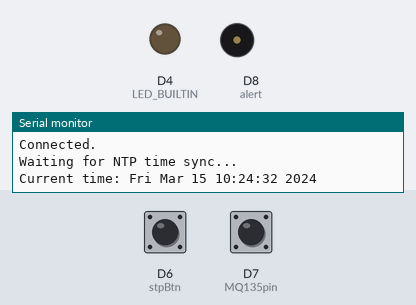
The sketch below on a simulated ESP8266 (NodeMCU). Shown: output pins drawn as LEDs (lit = HIGH, except the on-board LED, lit = LOW), buzzer (waves = sounding), the last lines printed to the serial monitor. The inputs (shaded band) are chosen by the test bench; at power-on: D7 (MQ135pin) HIGH, D6 (stpBtn) HIGH. WiFi joins after 1.5 s; servers stay silent unless stated; the local clock reads 2024-03-15 10:24:30 at power-on unless the sketch sets it; web services answer with replies made up by the test bench.

Above: at 3.9 s.
4.0 s: D7 (MQ135pin) pulled LOW for 0.15 s
At 4.5 s:
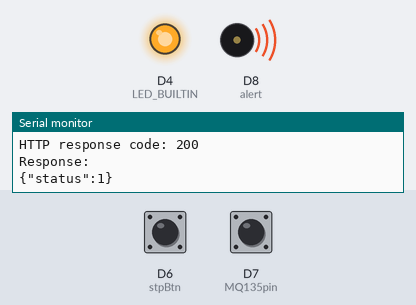
5.7 s: D6 (stpBtn) pulled LOW for 1 s
At 7.2 s:
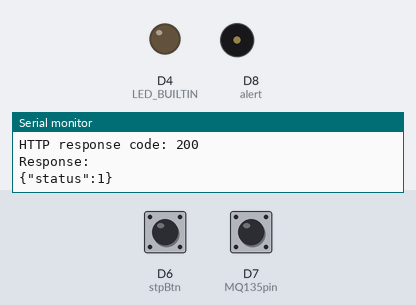
8.2 s: D7 (MQ135pin) pulled LOW for 1 s
At 8.3 s:
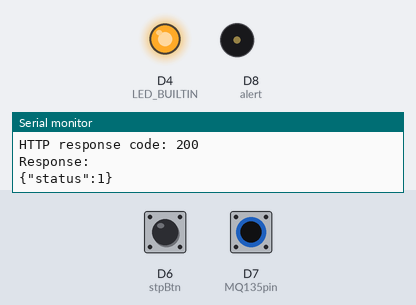
Timing chart, 0 to 16.7 s (numbered marks = the images above; inputs shaded):
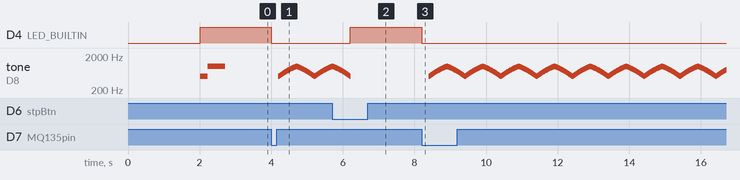

The sketch:

s34_Push_Notif_if_high_alcohol_conc_using_MQ135_and_Pushover.ino
```cpp
#include <ESP8266WiFi.h>
#include <ESP8266HTTPClient.h>
#include <WiFiClientSecure.h>
#include <ArduinoJson.h>

const char *ssid = "your SSID";
const char *password = "your PASS";

const char *apiToken = "your API token";
const char *userToken = "your user token";

// Pushover API endpoint
const char *pushoverApiEndpoint = "https://api.pushover.net/1/messages.json";

// Pushover root certificate (valid from 11/10/2006 to 15/01/2038)
const char *PUSHOVER_ROOT_CA =
    "-----BEGIN CERTIFICATE-----\n"
    "MIIDjjCCAnagAwIBAgIQAzrx5qcRqaC7KGSxHQn65TANBgkqhkiG9w0BAQsFADBh\n"
    "MQswCQYDVQQGEwJVUzEVMBMGA1UEChMMRGlnaUNlcnQgSW5jMRkwFwYDVQQLExB3\n"
    "d3cuZGlnaWNlcnQuY29tMSAwHgYDVQQDExdEaWdpQ2VydCBHbG9iYWwgUm9vdCBH\n"
    "MjAeFw0xMzA4MDExMjAwMDBaFw0zODAxMTUxMjAwMDBaMGExCzAJBgNVBAYTAlVT\n"
    "MRUwEwYDVQQKEwxEaWdpQ2VydCBJbmMxGTAXBgNVBAsTEHd3dy5kaWdpY2VydC5j\n"
    "b20xIDAeBgNVBAMTF0RpZ2lDZXJ0IEdsb2JhbCBSb290IEcyMIIBIjANBgkqhkiG\n"
    "9w0BAQEFAAOCAQ8AMIIBCgKCAQEAuzfNNNx7a8myaJCtSnX/RrohCgiN9RlUyfuI\n"
    "2/Ou8jqJkTx65qsGGmvPrC3oXgkkRLpimn7Wo6h+4FR1IAWsULecYxpsMNzaHxmx\n"
    "1x7e/dfgy5SDN67sH0NO3Xss0r0upS/kqbitOtSZpLYl6ZtrAGCSYP9PIUkY92eQ\n"
    "q2EGnI/yuum06ZIya7XzV+hdG82MHauVBJVJ8zUtluNJbd134/tJS7SsVQepj5Wz\n"
    "tCO7TG1F8PapspUwtP1MVYwnSlcUfIKdzXOS0xZKBgyMUNGPHgm+F6HmIcr9g+UQ\n"
    "vIOlCsRnKPZzFBQ9RnbDhxSJITRNrw9FDKZJobq7nMWxM4MphQIDAQABo0IwQDAP\n"
    "BgNVHRMBAf8EBTADAQH/MA4GA1UdDwEB/wQEAwIBhjAdBgNVHQ4EFgQUTiJUIBiV\n"
    "5uNu5g/6+rkS7QYXjzkwDQYJKoZIhvcNAQELBQADggEBAGBnKJRvDkhj6zHd6mcY\n"
    "1Yl9PMWLSn/pvtsrF9+wX3N3KjITOYFnQoQj8kVnNeyIv/iPsGEMNKSuIEyExtv4\n"
    "NeF22d+mQrvHRAiGfzZ0JFrabA0UWTW98kndth/Jsw1HKj2ZL7tcu7XUIOGZX1NG\n"
    "Fdtom/DzMNU+MeKNhJ7jitralj41E6Vf8PlwUHBHQRFXGU7Aj64GxJUTFy8bJZ91\n"
    "8rGOmaFvE7FBcf6IKshPECBV1/MUReXgRPTqh5Uykw7+U0b6LJ3/iyK5S9kJRaTe\n"
    "pLiaWN0bfVKfjllDiIGknibVb63dDcY3fe0Dkhvld1927jyNxF1WW6LZZm6zNTfl\n"
    "MrY=\n"
    "-----END CERTIFICATE-----\n";

// Create a list of certificates with the server certificate
X509List cert(PUSHOVER_ROOT_CA);

const int MQ135pin = D7;
const int alert = D8;
const int stpBtn = D6;
int wait = 3;

struct tm *timeinfo;

void setup()
{
  Serial.begin(9600);
  pinMode(MQ135pin, INPUT_PULLUP);
  pinMode(LED_BUILTIN, OUTPUT);
  pinMode(alert, OUTPUT);
  pinMode(stpBtn, INPUT_PULLUP);

  digitalWrite(LED_BUILTIN, 0);
  WiFi.mode(WIFI_STA);
  WiFi.begin(ssid, password);
  Serial.print("\nConnecting to WiFi...");
  while (WiFi.status() != WL_CONNECTED)
  {
    Serial.print('.');
    delay(1000);
  }
  Serial.println("\nConnected.");
  WiFi.setAutoReconnect(true);
  WiFi.persistent(true);

  // Set time via NTP, as required for x.509 validation
  configTime(5 * 3600, 1800, "pool.ntp.org", "time.nist.gov");
  Serial.print("Waiting for NTP time sync...");
  time_t now = time(nullptr);
  while (now < 1510592825)
  {
    delay(500);
    Serial.print('.');
    now = time(nullptr);
  }
  timeinfo = localtime(&now);
  Serial.print("\nCurrent time: ");
  Serial.print(asctime(timeinfo));
  digitalWrite(LED_BUILTIN, 1);
  tone(alert,500);
  delay(200);
  tone(alert,1000);
  delay(500);
  noTone(alert);
}

void loop()
{
  if (WiFi.status() != WL_CONNECTED)
    ESP.restart();
  if (digitalRead(MQ135pin))
    return;

  digitalWrite(LED_BUILTIN, 0);
  // Create a JSON object with notification details
  // Check the API parameters: https://pushover.net/api
  JsonDocument notification;
  notification["token"] = apiToken;
  notification["user"] = userToken;
  notification["message"] = "High concentration of reactive gases detected.";
  notification["title"] = "Alert!!!";
  notification["url"] = "";
  notification["url_title"] = "";
  notification["html"] = "";
  notification["priority"] = "";
  notification["sound"] = "cosmic";
  notification["timestamp"] = asctime(timeinfo);

  // Serialize the JSON object to a string
  String jsonStringNotification;
  serializeJson(notification, jsonStringNotification);

  // Create a WiFiClientSecure object
  WiFiClientSecure client;
  // Set the certificate
  client.setTrustAnchors(&cert);

  // Create an HTTPClient object
  HTTPClient http;

  // Specify the target URL
  http.begin(client, pushoverApiEndpoint);

  // Add headers
  http.addHeader("Content-Type", "application/json");

  // Send the POST request with the JSON data
  int httpResponseCode = http.POST(jsonStringNotification);

  // Check the response
  Serial.printf("HTTP response code: %d\n", httpResponseCode);
  if (httpResponseCode > 0)
  {
    String response = http.getString();
    Serial.println("Response:");
    Serial.println(response);
  }
  while (digitalRead(stpBtn))
  {
    for (int freq = 500; freq < 1000; freq += 10)
    {
      tone(alert, freq);
      delay(10);
    }
    for (int freq = 1000; freq > 500; freq -= 10)
    {
      tone(alert, freq);
      delay(10);
    }
  }
  noTone(alert);
  digitalWrite(LED_BUILTIN, 1);
}
```

Measured:
- after the input at 4.0 s, D4 (LED_BUILTIN): HIGH → LOW at once; tone on D8 (alert): plays 500 Hz for 0.01 s, 510 Hz for 0.01 s, 520 Hz for 0.01 s, 530 Hz for 0.01 s, 540 Hz for 0.01 s, 550 Hz for 0.01 s … (150 notes in this stretch), starting after 0.20 s
- after the input at 5.7 s, D4 (LED_BUILTIN): LOW → HIGH after 0.50 s
- after the input at 8.2 s, D4 (LED_BUILTIN): HIGH → LOW at once; tone on D8 (alert): plays 500 Hz for 0.01 s, 510 Hz for 0.01 s, 520 Hz for 0.01 s, 530 Hz for 0.01 s, 540 Hz for 0.01 s, 550 Hz for 0.01 s … (830 notes in this stretch), starting after 0.20 s
